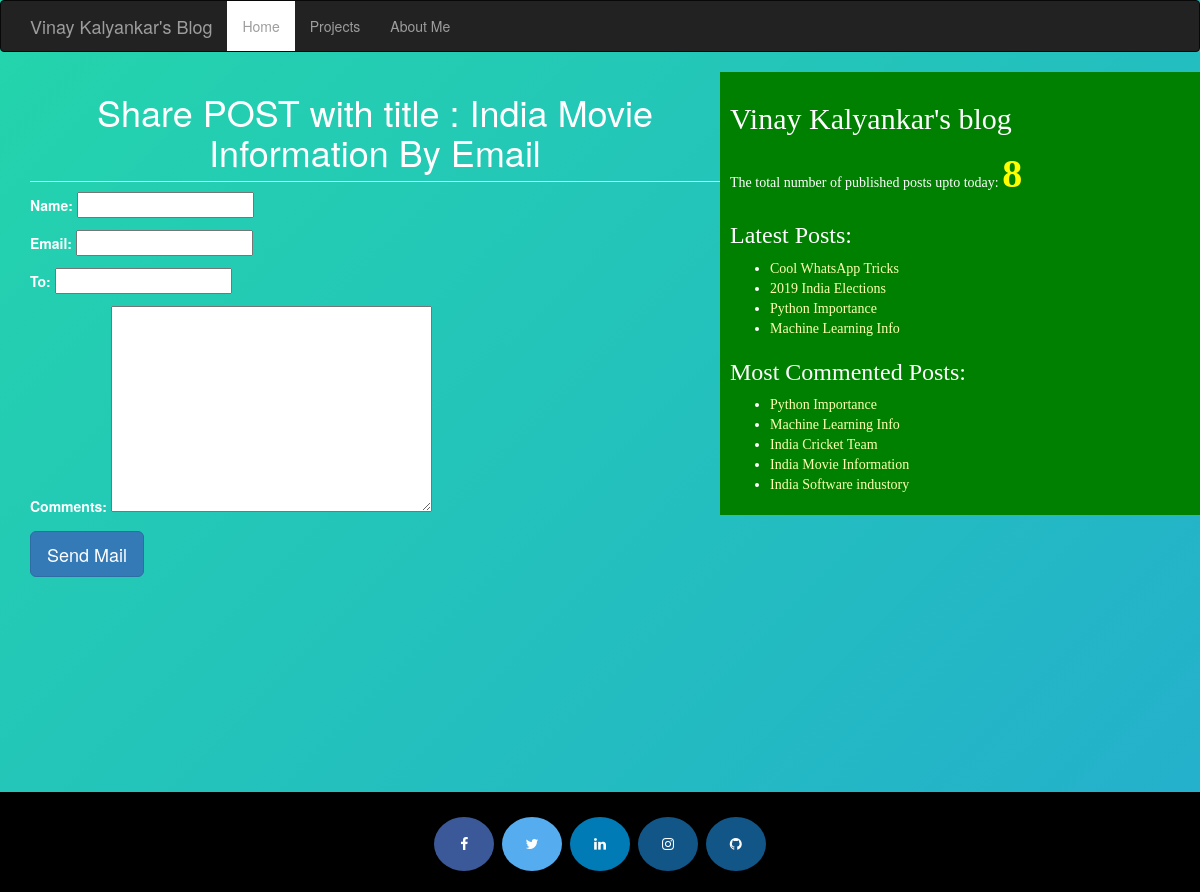
The app's page /2/share/ with its own data.
### blog/models.py (models this page shows, shortened)
class Post(models.Model):
    STATUS_CHOICES=(('draft','Draft'),('published','Published'))
    title=models.CharField(max_length=256)
    slug=models.SlugField(max_length=264,unique_for_date='publish')
    author=models.ForeignKey(User,related_name='blog_posts',on_delete=models.DO_NOTHING)
    body=RichTextField(blank=True, null=True)
    publish=models.DateTimeField(default=timezone.now)
    created=models.DateTimeField(auto_now_add=True)
    updated=models.DateTimeField(auto_now=True)
    status=models.CharField(max_length=10,choices=STATUS_CHOICES,default='draft')
    objects=CustomManager()
    tags=TaggableManager()
    class Meta:
        ordering=('-publish',)
    def get_absolute_url(self):
        return  reverse('post_detail',args=[self.publish.year,self.publish.strftime('%m'),self.publish.strftime('%d'),self.slug])

### blog/views.py (the view)
# urls.py: url(r'^(?P<id>\d+)/share/$',views.mail_send_view),
def mail_send_view(request,id):
    post=get_object_or_404(Post,id=id,status='published')
    sent=False
    if request.method=='POST':
        form=EmailSendForm(request.POST)
        if form.is_valid():
            cd=form.cleaned_data
            subject='{}({}) recommends you to read"{}"'.format(cd['name'],cd['email'],post.title)
            post_url=request.build_absolute_uri(post.get_absolute_url())
            message='Read Post At:\n {}\n\n{}\'s Comments : \n{}'.format(post_url,cd['name'],cd['comments'])
            send_mail(subject,message,'durga@blog.com',[cd['to']])
            sent=True
    else:
            form=EmailSendForm()
    return render(request,'blog/sharebymail.html',{'form':form,'post':post,'sent':sent})

### blog/forms.py
class EmailSendForm(forms.Form):
    name=forms.CharField()
    email=forms.EmailField()
    to=forms.EmailField()
    comments=forms.CharField(required=False,widget=forms.Textarea)

### blog/models.py (called while the page is built)
    def get_queryset(self):
        return super().get_queryset().filter(status='published')

### blog/templatetags/blog_tags.py (called while the page is built)
@register.simple_tag(name="my_tag")
def total_posts():
    return Post.objects.count()

@register.inclusion_tag('blog/latest_posts123.html')
def show_latest_posts(count=3):
    latest_posts=Post.objects.order_by('-publish')[:count]
    return {'latest_posts':latest_posts}

@register.simple_tag
def get_most_commented_posts(count=5):
    return Post.objects.annotate(total_comments=Count('comments')).order_by('-total_comments')[:count]

### templates/blog/sharebymail.html (shortened to what this page needs)
{%extends 'blog/base.html' %}
   {%block content %}
   {%if sent%}
    <h1>Email Successfully sent !!!</h1>
    <h2>Post with the title: {{post.title}} information shared by email</h2>
    {%else%}
         <h1>Share POST with title : {{post.title}} By Email</h1>
         <form method="POST">
           {{form.as_p}}
           <input type="submit" class="btn btn-primary btn-lg" value="Send Mail">
         </form>
   {%endif%}
   {%endblock%}

### templates/blog/base.html (shortened to what this page needs)
<!DOCTYPE html>
{%load blog_tags%}
{%load staticfiles%}
<html lang="en" dir="ltr">
  <head>
    <link rel="stylesheet" href="https://maxcdn.bootstrapcdn.com/bootstrap/3.3.7/css/bootstrap.min.css">
    <link rel="stylesheet" href="{% static "css/blog.css" %}">
    <link rel="stylesheet" href="https://cdnjs.cloudflare.com/ajax/libs/font-awesome/4.7.0/css/font-awesome.min.css">
  </head>
    <body>
      <nav class="navbar navbar-default navbar-inverse">
        <div class="container">
          <div class="navbar-header">
            <a class="navbar-brand" href="/">Vinay Kalyankar's Blog</a>
          </div>
          <ul class="nav navbar-nav">
            <li> <a href="/" class="current">Home</a> </li>
            <li> <a href="/Projects" >Projects</a> </li>
            <li> <a href="/AboutMe">About Me</a> </li>
          </ul>
        </div>
      </nav>
      <section>
        <div class="content" >
              {%block content%}{%endblock%}
        </div>
  <div class="sidebar">
    <h2>Vinay Kalyankar's blog</h2>
    <p>The total number of published posts upto today: <span id='pcount'>{%my_tag%}</span>  </p>
    <h3>Latest Posts: </h3>{%show_latest_posts 4%}
    <h3>Most Commented Posts: </h3>
    {%get_most_commented_posts as most_commented_posts%}
    <ul>
      {%for post in most_commented_posts%}
        <li><a href="{{post.get_absolute_url}}">{{post.title}}</a></li>
      {%endfor%}
    </ul>
  </div>
  <br />
</section>
  <footer id="footer" align="center">
    <a href="https://www.facebook.com/kalyankarvinay" class="fa fa-facebook" target="_blank"></a>
    <a href="https://twitter.com/kalyankar_vinay" class="fa fa-twitter" target="_blank"></a>
    <a href="#" class="fa fa-linkedin" target="_blank"></a>
    <a href="https://www.instagram.com/kalyankarvinay" class="fa fa-instagram"></a>
    <a href="https://github.com/Vinaykalyankar" class="fa fa-github" target="_blank"></a>
  </footer>
    </body>
  </html>

### templates/blog/latest_posts123.html
<ul>
  {%for post in latest_posts %}
  <li><a href="{{post.get_absolute_url}}">{{post.title}}</a></li>
  {%endfor%}
</ul>

### static/css/blog.css (style rules this page uses)
.content { width: 60%; float: left; padding: 0 0 0 30px; }
.sidebar { font-family: 'Baloo Thambi', cursive; width: 40%; float: right; padding: 10px; background: green; }
h1 { text-align: center; border-bottom: 1px solid yellow; padding-bottom: 10px; }
body { width: 100wh; height: 90vh; color: #fff; background: linear-gradient(-45deg, #EE7752, #E73C7E, #23A6D5, #23D5AB); background-size: 400% 400%; -webkit-animation: Gradient 5s ease infinite; -moz-animation: Gradient 5s ease infinite; animation: Gradient 5s ease infinite; }
a { color: #ffffb3; }
#pcount { font-size: 40px; color: yellow; font-weight: bold; }
input[type=text] { background-color: #fffff; color: black; }
input[type=email] { background-color: #fffff; color: black; }
textarea { background-color: #fffff; color: black; }
.nav .current { background: #ffffff; }
section { min-height: 90vh; }
#footer { padding: 20px; background-color: black; position: relative; height: 100px; clear: both; display: block; }
.fa { padding: 20px; font-size: 30px; width: 60px; text-align: center; text-decoration: none; margin: 5px 2px; border-radius: 50%; }
.fa-facebook { background: #3B5998; color: white; }
.fa-twitter { background: #55ACEE; color: white; }
.fa-linkedin { background: #007bb5; color: white; }
.fa-instagram { background: #125688; color: white; }
.fa-github { background: #125688; color: white; }

### records on screen
Post: title "India Movie Information"
Post: title "Cool WhatsApp Tricks"
Post: title "2019 India Elections"
Post: title "Python Importance"
Post: title "Machine Learning Info"
Post: title "India Cricket Team"
Post: title "India Software industory"
